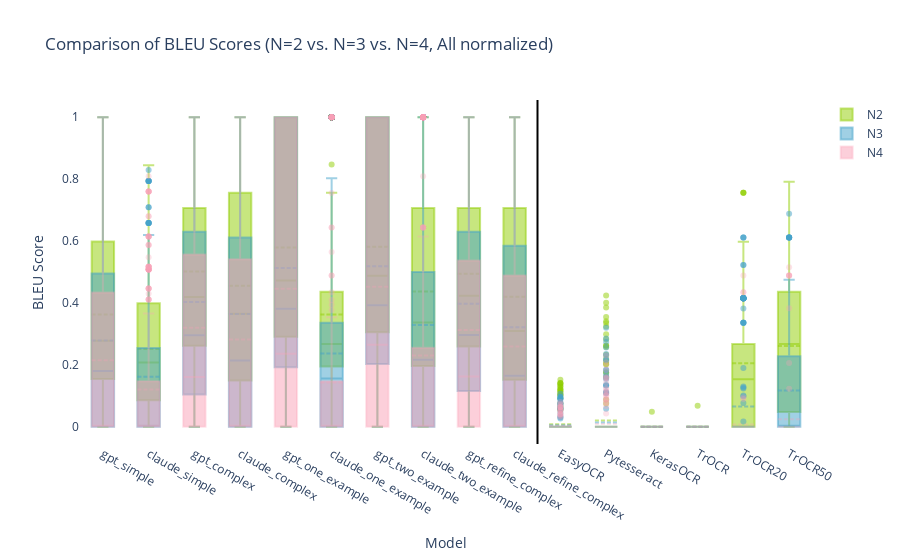

Notebook code for this chart:
### Code cell
# Add 'source' column to differentiate datasets
bleu_n2['source'] = 'N2'
bleu_n3['source'] = 'N3'
bleu_n4['source'] = 'N4'

# Combine the two datasets
combined_bleu = pd.concat([bleu_n2, bleu_n3, bleu_n4])

# Set colors for each source with slightly different transparency levels
n2_color = "rgba(143,206,0, 0.5)"  #green
n3_color = "rgba(67, 162, 202, 0.5)"  # semi-transparent blue
df_color = "rgba(250, 159, 181, 0.3)"  # lighter pink with more transparency

# Create the figure
fig = go.Figure()

# Loop through models for both sources
for model in llm_order + ocr_order + ocr_ft_order:
    for source, color in zip(['N2', 'N3', 'N4'], [n2_color, n3_color, df_color]):
        fig.add_trace(go.Box(
            x=combined_bleu[(combined_bleu['model'] == model) & (combined_bleu['source'] == source)]['model'],
            y=combined_bleu[(combined_bleu['model'] == model) & (combined_bleu['source'] == source)]['bleu'],
            # name=f"{model} ({source})",
            boxmean=True,
            marker=dict(color=color),
            showlegend=False  # Hide the legend
        ))

# Add dummy traces for the legend
fig.add_trace(go.Box(
    y=[None],  # No data
    name='N2',
    marker=dict(color=n2_color),
    showlegend=True  # Show this trace in the legend
))

fig.add_trace(go.Box(
    y=[None],  # No data
    name='N3',
    marker=dict(color=n3_color),
    showlegend=True  # Show this trace in the legend
))

fig.add_trace(go.Box(
    y=[None],  # No data
    name='N4',
    marker=dict(color=df_color),
    showlegend=True  # Show this trace in the legend
))

# Update layout and annotations as in your original code
fig.update_layout(
    title='Comparison of BLEU Scores (N=2 vs. N=3 vs. N=4, All normalized)',
    xaxis_title='Model',
    yaxis_title='BLEU Score',
    plot_bgcolor='rgba(0,0,0,0)',
    # paper_bgcolor='rgba(0,0,0,0)',
    xaxis=dict(
        categoryorder='array',
        categoryarray=llm_order + ocr_order + ocr_ft_order
    ),
    shapes=[
        dict(
            type="line",
            x0=len(llm_order) - 0.5,
            x1=len(llm_order) - 0.5,
            y0=0,
            y1=1,
            xref="x",
            yref="paper",
            line=dict(color="black", width=2)
        )
    ]
)

fig.show()

### Figure 1 — Plotly figure (JSON) as saved in the notebook; plotly's stock layout.template omitted (floating-point values rounded to 4 significant figures; data arrays with more than 128 entries replaced by an {"elided": "..."} marker saying what was removed)
{"data": [{"boxmean": true, "marker": {"color": "rgba(143,206,0, 0.5)"}, "showlegend": false, "type": "box", "x": {"elided": "283 str values"}, "y": {"elided": "283 float values"}}, {"boxmean": true, "marker": {"color": "rgba(67, 162, 202, 0.5)"}, "showlegend": false, "type": "box", "x": {"elided": "283 str values"}, "y": {"elided": "283 float values"}}, {"boxmean": true, "marker": {"color": "rgba(250, 159, 181, 0.3)"}, "showlegend": false, "type": "box", "x": {"elided": "283 str values"}, "y": {"elided": "283 float values"}}, {"boxmean": true, "marker": {"color": "rgba(143,206,0, 0.5)"}, "showlegend": false, "type": "box", "x": {"elided": "283 str values"}, "y": {"elided": "283 float values"}}, {"boxmean": true, "marker": {"color": "rgba(67, 162, 202, 0.5)"}, "showlegend": false, "type": "box", "x": {"elided": "283 str values"}, "y": {"elided": "283 float values"}}, {"boxmean": true, "marker": {"color": "rgba(250, 159, 181, 0.3)"}, "showlegend": false, "type": "box", "x": {"elided": "283 str values"}, "y": {"elided": "283 float values"}}, {"boxmean": true, "marker": {"color": "rgba(143,206,0, 0.5)"}, "showlegend": false, "type": "box", "x": {"elided": "283 str values"}, "y": {"elided": "283 float values"}}, {"boxmean": true, "marker": {"color": "rgba(67, 162, 202, 0.5)"}, "showlegend": false, "type": "box", "x": {"elided": "283 str values"}, "y": {"elided": "283 float values"}}, {"boxmean": true, "marker": {"color": "rgba(250, 159, 181, 0.3)"}, "showlegend": false, "type": "box", "x": {"elided": "283 str values"}, "y": {"elided": "283 float values"}}, {"boxmean": true, "marker": {"color": "rgba(143,206,0, 0.5)"}, "showlegend": false, "type": "box", "x": {"elided": "283 str values"}, "y": {"elided": "283 float values"}}, {"boxmean": true, "marker": {"color": "rgba(67, 162, 202, 0.5)"}, "showlegend": false, "type": "box", "x": {"elided": "283 str values"}, "y": {"elided": "283 float values"}}, {"boxmean": true, "marker": {"color": "rgba(250, 159, 181, 0.3)"}, "showlegend": false, "type": "box", "x": {"elided": "283 str values"}, "y": {"elided": "283 float values"}}, {"boxmean": true, "marker": {"color": "rgba(143,206,0, 0.5)"}, "showlegend": false, "type": "box", "x": {"elided": "282 str values"}, "y": {"elided": "282 float values"}}, {"boxmean": true, "marker": {"color": "rgba(67, 162, 202, 0.5)"}, "showlegend": false, "type": "box", "x": {"elided": "282 str values"}, "y": {"elided": "282 float values"}}, {"boxmean": true, "marker": {"color": "rgba(250, 159, 181, 0.3)"}, "showlegend": false, "type": "box", "x": {"elided": "282 str values"}, "y": {"elided": "282 float values"}}, {"boxmean": true, "marker": {"color": "rgba(143,206,0, 0.5)"}, "showlegend": false, "type": "box", "x": {"elided": "282 str values"}, "y": {"elided": "282 float values"}}, {"boxmean": true, "marker": {"color": "rgba(67, 162, 202, 0.5)"}, "showlegend": false, "type": "box", "x": {"elided": "282 str values"}, "y": {"elided": "282 float values"}}, {"boxmean": true, "marker": {"color": "rgba(250, 159, 181, 0.3)"}, "showlegend": false, "type": "box", "x": {"elided": "282 str values"}, "y": {"elided": "282 float values"}}, {"boxmean": true, "marker": {"color": "rgba(143,206,0, 0.5)"}, "showlegend": false, "type": "box", "x": {"elided": "281 str values"}, "y": {"elided": "281 float values"}}, {"boxmean": true, "marker": {"color": "rgba(67, 162, 202, 0.5)"}, "showlegend": false, "type": "box", "x": {"elided": "281 str values"}, "y": {"elided": "281 float values"}}, {"boxmean": true, "marker": {"color": "rgba(250, 159, 181, 0.3)"}, "showlegend": false, "type": "box", "x": {"elided": "281 str values"}, "y": {"elided": "281 float values"}}, {"boxmean": true, "marker": {"color": "rgba(143,206,0, 0.5)"}, "showlegend": false, "type": "box", "x": {"elided": "281 str values"}, "y": {"elided": "281 float values"}}, {"boxmean": true, "marker": {"color": "rgba(67, 162, 202, 0.5)"}, "showlegend": false, "type": "box", "x": {"elided": "281 str values"}, "y": {"elided": "281 float values"}}, {"boxmean": true, "marker": {"color": "rgba(250, 159, 181, 0.3)"}, "showlegend": false, "type": "box", "x": {"elided": "281 str values"}, "y": {"elided": "281 float values"}}, {"boxmean": true, "marker": {"color": "rgba(143,206,0, 0.5)"}, "showlegend": false, "type": "box", "x": {"elided": "283 str values"}, "y": {"elided": "283 float values"}}, {"boxmean": true, "marker": {"color": "rgba(67, 162, 202, 0.5)"}, "showlegend": false, "type": "box", "x": {"elided": "283 str values"}, "y": {"elided": "283 float values"}}, {"boxmean": true, "marker": {"color": "rgba(250, 159, 181, 0.3)"}, "showlegend": false, "type": "box", "x": {"elided": "283 str values"}, "y": {"elided": "283 float values"}}, {"boxmean": true, "marker": {"color": "rgba(143,206,0, 0.5)"}, "showlegend": false, "type": "box", "x": {"elided": "283 str values"}, "y": {"elided": "283 float values"}}, {"boxmean": true, "marker": {"color": "rgba(67, 162, 202, 0.5)"}, "showlegend": false, "type": "box", "x": {"elided": "283 str values"}, "y": {"elided": "283 float values"}}, {"boxmean": true, "marker": {"color": "rgba(250, 159, 181, 0.3)"}, "showlegend": false, "type": "box", "x": {"elided": "283 str values"}, "y": {"elided": "283 float values"}}, {"boxmean": true, "marker": {"color": "rgba(143,206,0, 0.5)"}, "showlegend": false, "type": "box", "x": {"elided": "283 str values"}, "y": {"elided": "283 float values"}}, {"boxmean": true, "marker": {"color": "rgba(67, 162, 202, 0.5)"}, "showlegend": false, "type": "box", "x": {"elided": "283 str values"}, "y": {"elided": "283 float values"}}, {"boxmean": true, "marker": {"color": "rgba(250, 159, 181, 0.3)"}, "showlegend": false, "type": "box", "x": {"elided": "283 str values"}, "y": {"elided": "283 float values"}}, {"boxmean": true, "marker": {"color": "rgba(143,206,0, 0.5)"}, "showlegend": false, "type": "box", "x": {"elided": "283 str values"}, "y": {"elided": "283 float values"}}, {"boxmean": true, "marker": {"color": "rgba(67, 162, 202, 0.5)"}, "showlegend": false, "type": "box", "x": {"elided": "283 str values"}, "y": {"elided": "283 float values"}}, {"boxmean": true, "marker": {"color": "rgba(250, 159, 181, 0.3)"}, "showlegend": false, "type": "box", "x": {"elided": "283 str values"}, "y": {"elided": "283 float values"}}, {"boxmean": true, "marker": {"color": "rgba(143,206,0, 0.5)"}, "showlegend": false, "type": "box", "x": {"elided": "283 str values"}, "y": {"elided": "283 float values"}}, {"boxmean": true, "marker": {"color": "rgba(67, 162, 202, 0.5)"}, "showlegend": false, "type": "box", "x": {"elided": "283 str values"}, "y": {"elided": "283 int values"}}, {"boxmean": true, "marker": {"color": "rgba(250, 159, 181, 0.3)"}, "showlegend": false, "type": "box", "x": {"elided": "283 str values"}, "y": {"elided": "283 int values"}}, {"boxmean": true, "marker": {"color": "rgba(143,206,0, 0.5)"}, "showlegend": false, "type": "box", "x": {"elided": "283 str values"}, "y": {"elided": "283 float values"}}, {"boxmean": true, "marker": {"color": "rgba(67, 162, 202, 0.5)"}, "showlegend": false, "type": "box", "x": {"elided": "283 str values"}, "y": {"elided": "283 int values"}}, {"boxmean": true, "marker": {"color": "rgba(250, 159, 181, 0.3)"}, "showlegend": false, "type": "box", "x": {"elided": "283 str values"}, "y": {"elided": "283 int values"}}, {"boxmean": true, "marker": {"color": "rgba(143,206,0, 0.5)"}, "showlegend": false, "type": "box", "x": {"elided": "210 str values"}, "y": {"elided": "210 float values"}}, {"boxmean": true, "marker": {"color": "rgba(67, 162, 202, 0.5)"}, "showlegend": false, "type": "box", "x": {"elided": "210 str values"}, "y": {"elided": "210 float values"}}, {"boxmean": true, "marker": {"color": "rgba(250, 159, 181, 0.3)"}, "showlegend": false, "type": "box", "x": {"elided": "210 str values"}, "y": {"elided": "210 float values"}}, {"boxmean": true, "marker": {"color": "rgba(143,206,0, 0.5)"}, "showlegend": false, "type": "box", "x": {"elided": "131 str values"}, "y": {"elided": "131 float values"}}, {"boxmean": true, "marker": {"color": "rgba(67, 162, 202, 0.5)"}, "showlegend": false, "type": "box", "x": {"elided": "131 str values"}, "y": {"elided": "131 float values"}}, {"boxmean": true, "marker": {"color": "rgba(250, 159, 181, 0.3)"}, "showlegend": false, "type": "box", "x": {"elided": "131 str values"}, "y": {"elided": "131 float values"}}, {"marker": {"color": "rgba(143,206,0, 0.5)"}, "name": "N2", "showlegend": true, "type": "box", "y": [null]}, {"marker": {"color": "rgba(67, 162, 202, 0.5)"}, "name": "N3", "showlegend": true, "type": "box", "y": [null]}, {"marker": {"color": "rgba(250, 159, 181, 0.3)"}, "name": "N4", "showlegend": true, "type": "box", "y": [null]}], "layout": {"plot_bgcolor": "rgba(0,0,0,0)", "shapes": [{"line": {"color": "black", "width": 2}, "type": "line", "x0": 9.5, "x1": 9.5, "xref": "x", "y0": 0, "y1": 1, "yref": "paper"}], "title": {"text": "Comparison of BLEU Scores (N=2 vs. N=3 vs. N=4, All normalized)"}, "xaxis": {"categoryarray": ["gpt_simple", "claude_simple", "gpt_complex", "claude_complex", "gpt_one_example", "claude_one_example", "gpt_two_example", "claude_two_example", "gpt_refine_complex", "claude_refine_complex", "EasyOCR", "Pytesseract", "KerasOCR", "TrOCR", "TrOCR20", "TrOCR50"], "categoryorder": "array", "title": {"text": "Model"}}, "yaxis": {"title": {"text": "BLEU Score"}}}}
